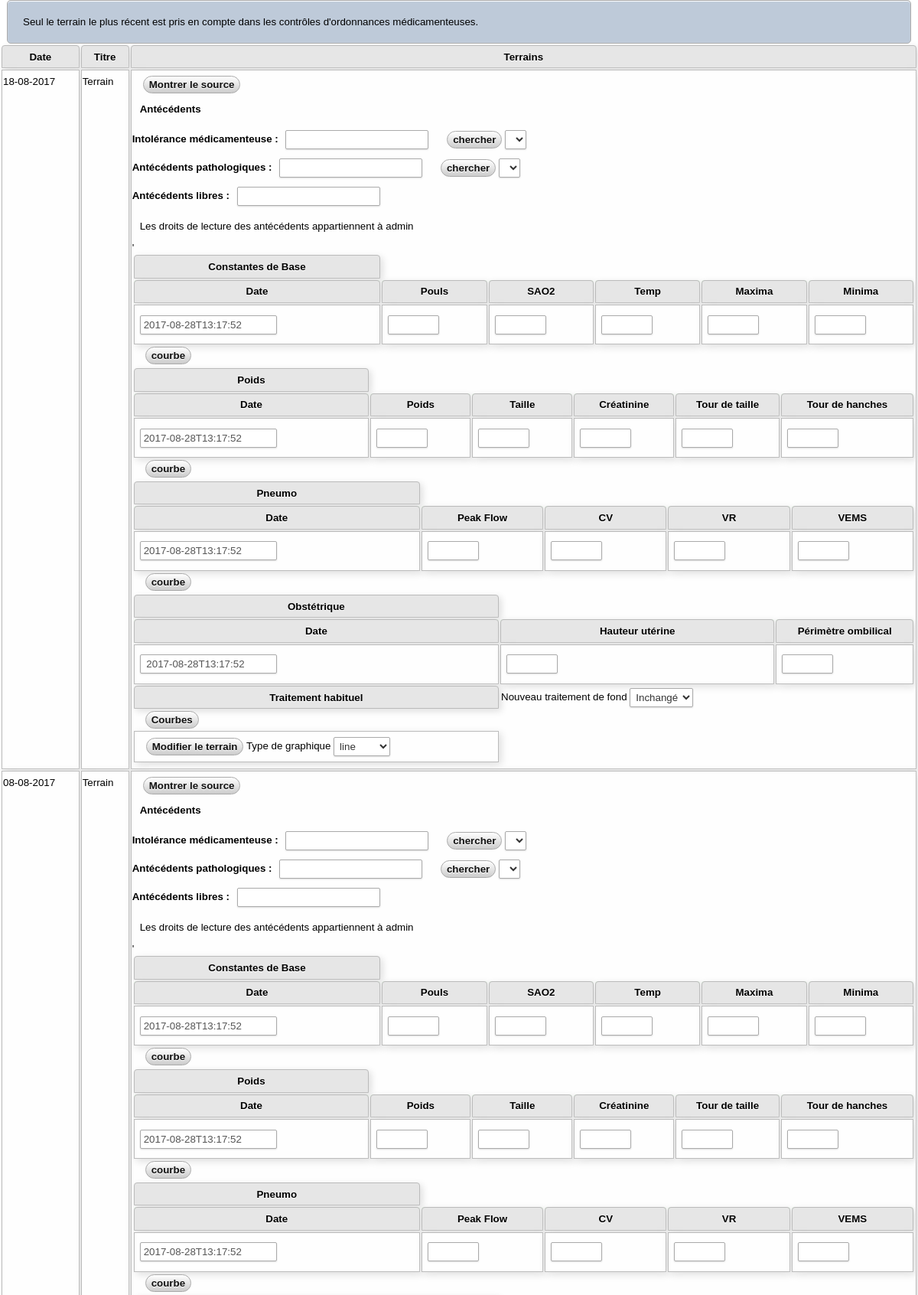
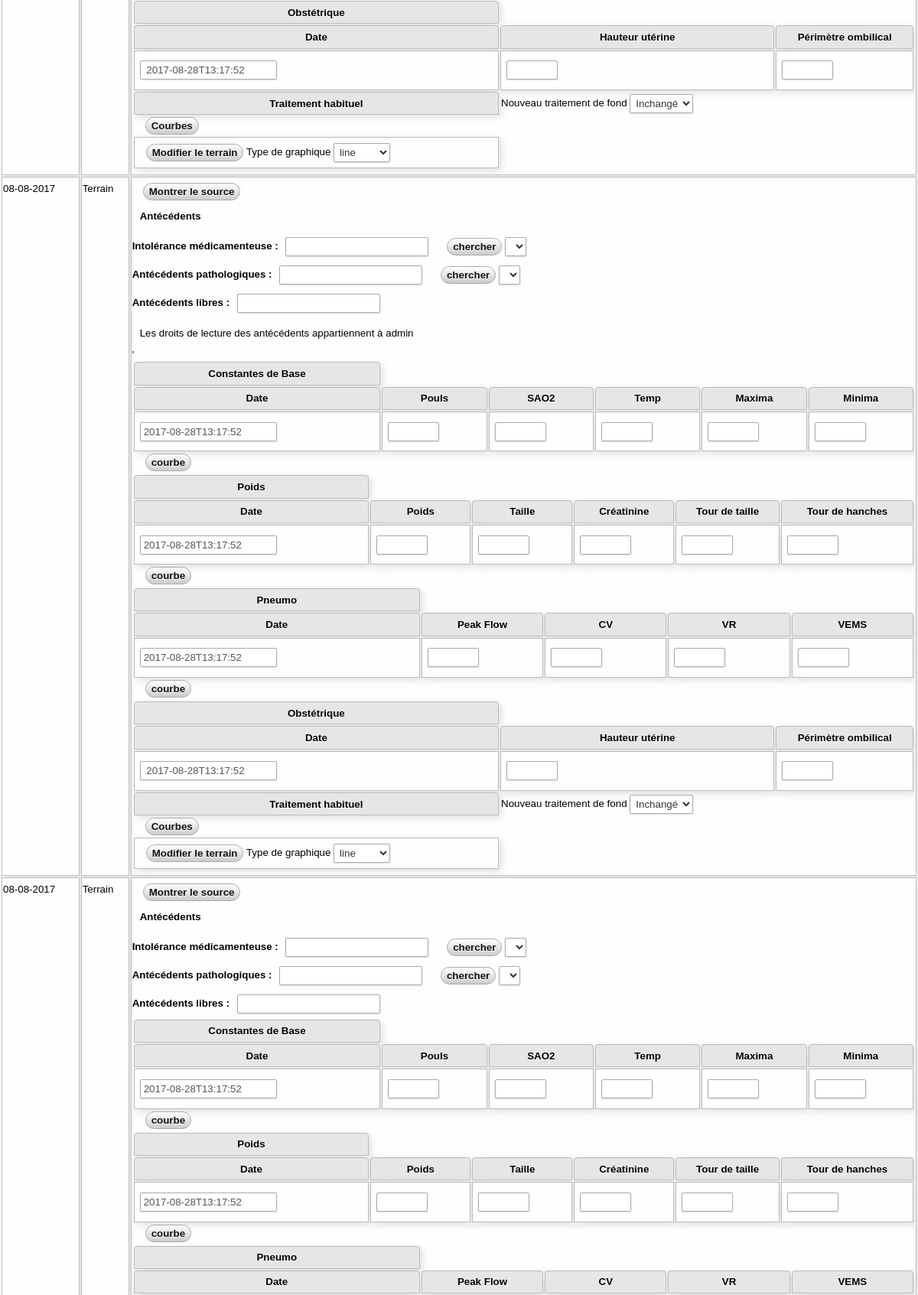
Page /tableaux.php?affichage=terrains&GUID=a428e9c0-4496-4a4a-b783-e95ead91f17a (signed in, upper part) on the committed database (2 pictures, top to bottom).
### tables this page shows
CREATE TABLE IF NOT EXISTS `rubriqueshead` (
  `RbDate_PrimKey` bigint(20) UNSIGNED NOT NULL AUTO_INCREMENT,
  `RbDate_IDDos` varchar(36) DEFAULT NULL,
  `RbDate_TypeRub` int(11) DEFAULT NULL,
  `RbDate_NomDate` varchar(50) DEFAULT NULL,
  `RbDate_SubTypeRub` varchar(50) DEFAULT NULL,
  `RbDate_Date` datetime DEFAULT NULL,
  `RbDate_CreateUser` varchar(32) DEFAULT NULL,
  `RbDate_CreateSignUser` varchar(32) DEFAULT '',
  `RbDate_Fin` datetime DEFAULT NULL,
  `RbDate_DureeMod` bigint(20) DEFAULT NULL,
  `RbDate_Prop_0` varchar(40) DEFAULT NULL,
  `RbDate_Prop_1` varchar(40) DEFAULT NULL,
  `RbDate_Prop_2` varchar(40) DEFAULT NULL,
  `RbDate_Prop_3` varchar(40) DEFAULT NULL,
  `RbDate_Prop_4` varchar(40) DEFAULT NULL,
  `RbDate_Duree` bigint(20) UNSIGNED DEFAULT NULL,
  `RbDate_Ref_NumDoss` bigint(20) UNSIGNED DEFAULT NULL,
  `RbDate_RefBlobs_PrimKey` bigint(20) DEFAULT NULL,
  PRIMARY KEY (`RbDate_PrimKey`),
  KEY `RbDate_NumDossIndex` (`RbDate_Ref_NumDoss`),
  KEY `RbDate_GuidDossIndex` (`RbDate_IDDos`)
);

CREATE TABLE IF NOT EXISTS `rubriquesblobs` (
  `RbDate_PrimKey` bigint(20) NOT NULL AUTO_INCREMENT,
  `RbDate_DataRub` longblob,
  `RbDate_IDDos` varchar(36) DEFAULT NULL,
  PRIMARY KEY (`RbDate_PrimKey`),
  KEY `RbDate_BlobsIDDosIndex` (`RbDate_IDDos`)
);

### config.php (called while the page is built, shortened)
<?php
$fontsize="10";
$date_format='fr';
?>

### tableaux.php (the view, shortened to what this page needs)
<?php
include("config.php");
$tab_login=explode("::",$_SESSION['login']);
$user=$tab_login[0];
if (!$_GET['GUID'])
{
  header('location: liste.php' );
  exit;
}
else
  $patient=$_GET['GUID'];
try {
    $strConnection = 'mysql:host='.$host.';dbname='.$base;
    $arrExtraParam= array(PDO::MYSQL_ATTR_INIT_COMMAND => "SET NAMES utf8");
    $pdo = new PDO($strConnection, $loginbase, $pwd, $arrExtraParam);
    $pdo->setAttribute(PDO::ATTR_ERRMODE, PDO::ERRMODE_EXCEPTION);
}
catch(PDOException $e) {
    $msg = 'ERREUR PDO dans ' . $e->getFile() . ' L.' . $e->getLine() . ' : ' . $e->getMessage();
    die($msg);
}
try {
    $strConnection = 'mysql:host='.$host.';dbname='.$base_compta;
    $arrExtraParam= array(PDO::MYSQL_ATTR_INIT_COMMAND => "SET NAMES utf8");
    $pdocompta = new PDO($strConnection, $loginbase, $pwd, $arrExtraParam);
    $pdocompta->setAttribute(PDO::ATTR_ERRMODE, PDO::ERRMODE_EXCEPTION);
}
catch(PDOException $e) {
    $msg = 'ERREUR PDO dans ' . $e->getFile() . ' L.' . $e->getLine() . ' : ' . $e->getMessage();
    die($msg);
}
$sql=$pdo->prepare('SELECT * FROM IndexNomPrenom WHERE FchGnrl_IDDos=?');
$sql->bindValue(1, $patient, PDO::PARAM_STR);
$sql->execute();
$ligne=$sql->fetch(PDO::FETCH_ASSOC);
$nom=$ligne["FchGnrl_NomDos"];
$prenom=$ligne["FchGnrl_Prenom"];
include("inc/header.php");
function iso_to_local($date,$date_format)
{
  $list_date=explode ("-",$date);
  if ($date_format=='fr')
  {
    $date=$list_date[2].'-'.$list_date[1].'-'.$list_date[0];
  }
  elseif ($date_format=='en')
    $date=$list_date[1].'-'.$list_date[2].'-'.$list_date[0];
  return $date;
}
?>
<?php
include 'calendar_javascript.php';
?>
  </head>
  <body style="font-size:<?php echo $fontsize; ?>pt" >
    <div class="conteneur">
<?php
$sql_global=$pdo->prepare('SELECT * FROM RubriquesHead WHERE RbDate_IDDos=? ORDER BY RbDate_Date DESC');
$sql_global->bindValue(1, $patient, PDO::PARAM_STR);
$sql_global->execute();
$ligne_global=$sql_global->fetchAll(PDO::FETCH_ASSOC);
if (isset($_GET['affichage']))
  $affichage=$_GET['affichage'];
else
  $affichage="";
if (!$_GET['GUID'])
{
  header('location: liste.php' );
  exit;
}
else
  $patient=$_GET['GUID'];
$critere_recherche='';
$cle='';
$mode_recherche='';
$rubriques_presentes=array ();
foreach ($ligne_global AS $this_ligne_global)
{
  if (!in_array ($this_ligne_global['RbDate_TypeRub'],$rubriques_presentes))
  {
    $rubriques_presentes[]=$this_ligne_global['RbDate_TypeRub'];
  }
}
if ($affichage=="listes" or $mode_recherche)
{
  if (isset ($rubrique_perso))
  {
      $compteur_types=0;
      foreach ($rubrique_perso AS $this_rubrique_perso)
      {
	$compteur_types++;
      }
    for ($i=0;$i< $compteur_types;$i++)
    {
      $this_rubrique_perso=explode('|',$rubrique_perso[$i]);
      $doc_perso[$this_rubrique_perso[2]]="";
    }
  }
    $sql_chercher_contenu=$pdo->prepare('SELECT RbDate_DataRub FROM RubriquesBlobs WHERE RbDate_PrimKey LIKE ?');
 foreach ($ligne_global AS $this_ligne_global)
  {
    $date_courte=substr($this_ligne_global["RbDate_Date"],0,10);
    $date_bon_ordre=iso_to_local($date_courte,$date_format);
    foreach ($rubrique_perso AS $this_rubrique_perso)
    {
      $tableau_rubrique_perso=explode ('|',$this_rubrique_perso);
      $type_num=$tableau_rubrique_perso[2];
      if ($this_ligne_global["RbDate_TypeRub"]==$type_num)
      {
	if ($critere_recherche)
	{
	  if ($critere_recherche==$type_num)
	  {
	    $primkey=$this_ligne_global["RbDate_RefBlobs_PrimKey"];
	    $sql_chercher_contenu->bindValue(1, $user, PDO::PARAM_STR);
            $sql_chercher_contenu->execute();
            $ligne_chercher_contenu->fetch(PDO::FETCH_ASSOC);
            $ligne_chercher_contenu->closeCursor();
	    if (stripos($ligne_chercher_contenu['RbDate_DataRub'],$cle))
	    {
	      $doc_perso[$type_num]=$doc_perso[$type_num]."<a href=\"consultation.php?numeroID=".$patient."&amp;date=".$date_courte."&amp;nom=".$nom."&amp;prenom=".$prenom."\">".$date_bon_ordre.'</a> '.$this_ligne_global["RbDate_NomDate"].'<br />';
	    }
	  }
	}
	else
	{
	  $doc_perso[$type_num]=$doc_perso[$type_num]."<a href=\"consultation.php?numeroID=".$patient."&amp;date=".$date_courte."&amp;nom=".$nom."&amp;prenom=".$prenom."\">".$date_bon_ordre.'</a> '.$this_ligne_global["RbDate_NomDate"].'<br />';
	}
      }
    }
  }
?>
	  <table>
	      <tr>
<?php
  if ($affichage=="listes")
  {
?>
		<th class="fond_th">
		  Honoraires
		</th>
<?php
  }
  if (isset ($rubrique_perso))
  {
      $compteur_types=0;
      foreach ($rubrique_perso AS $this_rubrique_perso)
      {
	$compteur_types++;
      }
    if ($affichage=="listes")
    {
      for ($i=0;$i< $compteur_types;$i++)
      {
	$this_rubrique_perso=explode('|',$rubrique_perso[$i]);
	if (in_array($this_rubrique_perso[2],$rubriques_presentes))
	{
?>
		<th class="fond_th">
		  <?php echo $this_rubrique_perso[0] ?>
		</th>
<?php
	}
      }
    }
    else
    {
      foreach ($rubrique_perso AS $this_rubrique_perso)
      {
	$rubriques=explode('|',$this_rubrique_perso);
	if (in_array($critere_recherche,$rubriques))
	{
	  echo "
		<th class=\"fond_th\">
		  $rubriques[0] contenant $cle
		</th>";
	}
      }
    }
  }
?>
	      </tr>
	      <tr>
<?php
  if ($affichage=="listes")
  {
    echo "
		<td style='vertical-align:top' class=\"fond_td\">";
    $sql_chercher_hono=$pdocompta->prepare('SELECT * FROM honoraires WHERE GUID=? ORDER BY date DESC');
    $sql_chercher_hono->bindValue(1, $patient, PDO::PARAM_STR);
    $sql_chercher_hono->execute();
    {
        while ($ligne_chercher_hono=$sql_chercher_hono->fetch(PDO::FETCH_ASSOC)):
	  echo '<a href="compta/saisie_hono.php?bouton_modifier_hono='.$ligne_chercher_hono['id_hono'].'">'.iso_to_local($ligne_chercher_hono['date'],$date_format)."</a> - ";
	  if ($ligne_chercher_hono['esp']) echo $ligne_chercher_hono['esp']." (esp)<br />";
	  if ($ligne_chercher_hono['chq']) echo $ligne_chercher_hono['chq']." (ch)<br />";
	  if ($ligne_chercher_hono['cb']) echo $ligne_chercher_hono['cb']." (cb)<br />";
	  if ($ligne_chercher_hono['daf']) echo $ligne_chercher_hono['daf']." (DAF)<br />";
	  if ($ligne_chercher_hono['autre']) echo $ligne_chercher_hono['autre']." (autre)<br />";
	  if ($ligne_chercher_hono['du']) echo $ligne_chercher_hono['du']." (dû)<br />";
	endwhile;
    }
    $sql_chercher_hono->closeCursor();
?>
		</td>
<?php
  }
  if (isset ($rubrique_perso))
  {
    for ($i=0;$i< $compteur_types;$i++)
    {
      $this_rubrique_perso=explode('|',$rubrique_perso[$i]);
      $type_num=$this_rubrique_perso[2];
      if ($doc_perso[$type_num])
      {
?>
		  <td valign="top" align="left" class="fond_td">
<?php
      echo "
		  ".$doc_perso[$type_num];
?>
		    </td>
<?php
      }
    }
  }
?>
	      </tr>
	    </table>
<?php
}
elseif ($affichage=="terrains")
{
  list ($jour_debut,$mois_debut,$annee_debut)=explode ("-",date('d-m-Y', date('U')));
  $heure=date(date ('H:i:s',date('U')));
  $maintenant=$annee_debut.'-'.$mois_debut.'-'.$jour_debut."T".$heure;
?>
<div class="information">
Seul le terrain le plus récent est pris en compte dans les contrôles d'ordonnances médicamenteuses.
</div>
	   <table>
	      <tr>
		<th class="fond_th">
		  Date
		</th>
		<th class="fond_th">
		  Titre
		</th>
		<th class="fond_th">
		  Terrains
		</th>
	      </tr>
<?php
  $sql3=$pdo->prepare("SELECT * FROM RubriquesHead INNER JOIN RubriquesBlobs ON RubriquesHead.RbDate_RefBlobs_PrimKey=RubriquesBlobs.RbDate_PrimKey WHERE RubriquesHead.RbDate_IDDos=? AND RbDate_TypeRub='20060000' ORDER BY RbDate_Date DESC");
  $sql3->bindValue(1, $patient, PDO::PARAM_STR);
  $sql3->execute();
  $ligne3_all=$sql3->fetchAll(PDO::FETCH_ASSOC);
  if (count($ligne3_all))
  {
    $i=0;
    foreach ($ligne3_all AS $ligne3)
    {
      $i++;
      $expr2="`\<\?xml(.*)`i";
      $date_courte=substr($ligne3['RbDate_Date'],0,10);
      $date_bon_ordre=iso_to_local($date_courte,$date_format);
      $titre=$ligne3['RbDate_NomDate'];
      echo "
	      <tr>
		<td valign=\"top\" class=\"fond_td\">
		  ".$date_bon_ordre."
		</td>
		<td valign=\"top\" class=\"fond_td\">
		  ".$titre."
		</td>
		<td align=\"left\" valign=\"top\" class=\"fond_td\">";
?>
		  <form action="validation_terrain.php" id="form_terrain<?php echo $i ?>" method="post">
<?php
      $terrain=$ligne3['RbDate_DataRub'];
      $terrain=str_replace("\r","\n",$terrain);
      $terrain=preg_replace($expr2,"",$terrain);
      $split_terrain=explode("\n", $terrain);
      $fin_table='';
      $fin_titre='';
      $atcd='';
      $num_tableau=0;
      $proprietes=0;
      $flag_traitement=0;
      $num_ligne=0;
      ?>
      <div id="hide_terrain_brut<?php echo $ligne3['RbDate_PrimKey']?>" >
      <input type="button" name="button_show_hide" value="Montrer le source" onclick="showSource(<?php echo $ligne3['RbDate_PrimKey']?>)" />
      </div>
      <?php
      $titles='';
      $dates='';
      $values='';
      foreach ($split_terrain AS $ligne_brut)
      {
        if (preg_match("`\[Ant`",$ligne_brut))
        {
?>
		    <p>
		      <strong>Ant&eacute;c&eacute;dents</strong>
		    </p>
		    <div>
		      <label for="text_chercher_intolerance<?php echo $i ?>">
			<strong>Intolérance médicamenteuse :</strong>
		      </label>
		      <input name="text_chercher_intolerance" id="text_chercher_intolerance<?php echo $i ?>" type="text" onkeyup="request(readData,<?php echo $i ?>);" />
		      <input name="button_chercher_intolerance" type="button" value="chercher"  onclick="request(readData,<?php echo $i ?>);"/>
		      <select name="select_intolerance" id="select_intolerance<?php echo $i ?>" onchange="showButton('hide_intolerance_details<?php echo $i ?>')">
		      <option></option>
		      </select>
		    </div>
		    <div>
		      <label for="text_chercher_atcd<?php echo $i ?>">
			<strong>Antécédents pathologiques :</strong>
		      </label>
		      <input name="text_chercher_atcd" id="text_chercher_atcd<?php echo $i ?>" type="text" onkeyup="request_atcd(readData_atcd,<?php echo $i ?>);" />
		      <input name="button_chercher_atcd" type="button" value="chercher"  onclick="request_atcd(readData_atcd,<?php echo $i ?>);"/>
		      <select name="select_atcd" id="select_atcd<?php echo $i ?>"  onchange="showButton('hide_atcd_details<?php echo $i ?>')">
		      <option></option>
		      </select>
		      <br />
		      <label for="text_atcd_libre<?php echo $i ?>">
			<strong>Antécédents libres :</strong>
		      </label>
		      <input name="text_atcd_libre" id="text_atcd_libre<?php echo $i ?>" type="text"  onchange="showButton('hide_text_details<?php echo $i ?>')"/>
		    </div>
<?php
          $atcd=1;
        }
        elseif (preg_match("`(\[Obst)`",$ligne_brut))
        {
          $atcd="";
?>
<?php
        }
	elseif ($atcd==1)
        {
          $lecture_atcd="";
          $login_possesseur_terrain=$ligne3['RbDate_CreateSignUser'];
?>
<?php
          if (!$lecture_atcd)
          {
?>
		    <p>
		      Les droits de lecture des ant&eacute;c&eacute;dents appartiennent &agrave; <?php echo $login_possesseur_terrain ?>
		    </p>'
<?php
          }
        }
?>
<?php
        if (preg_match("`(\[VAR )`",$ligne_brut) AND $proprietes==0)
        {
	  $num_last_line=$num_ligne;
	  $num_ligne=0;
          if ($fin_table)
          {
?>
		    </tr>
		    <tr>
		      <td class="fond_td">
			<input name="date[<?php echo $num_tableau-1 ?>][<?php echo $num_last_line ?>]" type="text" value="<?php echo $maintenant ?>" size="19" maxlength="19"/>
		      </td>
<?php
            for ($n=0;$n<$nombre_de_colonnes[$num_tableau];$n++)
            {
?>
		      <td class="fond_td">
			<input name="tableau_variables[<?php echo $num_tableau-1 ?>][<?php echo $num_last_line ?>][<?php echo $n ?>]" type="text" size="5" maxlength="5"/>
		      </td>
<?php
            }
?>
                    </tr>
                      <tr>
                      <td>
                        <input type="button" value="courbe" onclick="plot('<?php echo $titre_propre ?>','<?php echo $titles ?>','<?php echo $dates ?>','<?php echo $values ?>')" />
<?php $titles='';$dates='';$values='' ?>
                      </td>
 		    </tr>
		  </table>
<?php
            $fin_table="";
          }
          $titre_propre=preg_replace("`\[VAR`","",$ligne_brut);
          $titre_propre=preg_replace("`]`","",$titre_propre);
?>
		    <table>
		      <tr>
			<th class="fond_th">
			  <?php echo $titre_propre ?>
			</th>
		      </tr>
		      <tr style="background:#DDFFDD">
			<th class="fond_th">
			  Date
			</th>
<?php
          $num_tableau++;
          $nombre_de_colonnes[$num_tableau]=0;
        }
        if (preg_match ("`Mod`i",$ligne_brut) AND $flag_traitement==0)
        {
	  $nombre_de_colonnes[$num_tableau]=$nombre_de_colonnes[$num_tableau]+1;
          $split_modele=explode(",",$ligne_brut);
?>
			<th class="fond_th">
			  <?php echo $split_modele[1] ;if ($titles!='') $titles.='|'.$split_modele[1] ; else $titles=$split_modele[1] ; ?>
			</th>
<?php
          $fin_titre=1;
          $fin_table=1;
        }
?>
<?php
        if (preg_match("`\[Traitement]`i",$ligne_brut))
        {
	  $proprietes=0;
	  $flag_traitement=1;
          if ($fin_titre)
          {
            echo "
		      </tr>";
            $fin_titre="";
          }
          if ($fin_table)
          {
?>
		      <tr>
			<td class="fond_td">
			  <input name="date[<?php echo $num_tableau-1 ?>][<?php echo $num_ligne ?>]" type="text" value=" <?php echo $maintenant ?>" size="19" maxlength="19"/>
			</td>
<?php
            for ($n=1;$n<=$nombre_de_colonnes[$num_tableau];$n++)
            {
?>
			<td class="fond_td">
			  <input name="tableau_variables[<?php echo $num_tableau-1 ?>][<?php echo $num_ligne ?>][<?php echo $n ?>]" type="text" size="5" maxlength="5"/>
			</td>
<?php
            }
?>
</tr>
<tr>
			<th class="fond_th">
			  Traitement habituel
			</th>
			<td>Nouveau traitement de fond
			  <select name="select_ordo">
			    <option value='X'>Inchangé
			    </option>
			  </select>
			</td>
		      </tr>
                      <tr>
                        <td>
                          <input type="button" value="Courbes" onclick="plot('<?php echo $titre_propre ?>','<?php echo $titles ?>','<?php echo $dates ?>','<?php echo $values ?>')" />
                        </td>
                      </tr>
		      <tr>
			<td class="fond_td">
			  <input name="bouton_modifier_terrain" type="submit" value="Modifier le terrain" title="Les modifications tiennent compte des variables de suivi, de la grossesse et de l'allaitement"/>
			  <label for="typeGraphique" >Type de graphique</label>
			  <select id="typeGraphique">
                            <option value="line">line</option>
			  </select>
			</td>
		      </tr>
		    </table>
		  </form>
<?php
            $fin_table="";
          }
        }
        if (preg_match("`\[Propri`i",$ligne_brut))
	{
	  $proprietes=1;
	}
      }
?>
		</td>
	      </tr>
<?php
    }
  }
?>
	    </table>
<?php
}
include("inc/footer.php");
?>

### rows in the picture
rubriqueshead: RbDate_Date "18-08-2017", RbDate_NomDate "Terrain", RbDate_CreateSignUser "admin", titre_propre "Constantes de Base", split_modele "Pouls", split_modele "SAO2", split_modele "Temp", split_modele "Maxima", split_modele "Minima", titre_propre "Poids", split_modele "Poids", split_modele "Taille", split_modele "Créatinine", split_modele "Tour de taille", split_modele "Tour de hanches", titre_propre "Pneumo", split_modele "Peak Flow", split_modele "CV", split_modele "VR", split_modele "VEMS", titre_propre "Obstétrique", split_modele "Hauteur utérine", split_modele "Périmètre ombilical"
rubriqueshead: RbDate_Date "08-08-2017", RbDate_NomDate "Terrain", RbDate_CreateSignUser "admin", titre_propre "Constantes de Base", split_modele "Pouls", split_modele "SAO2", split_modele "Temp", split_modele "Maxima", split_modele "Minima", titre_propre "Poids", split_modele "Poids", split_modele "Taille", split_modele "Créatinine", split_modele "Tour de taille", split_modele "Tour de hanches", titre_propre "Pneumo", split_modele "Peak Flow", split_modele "CV", split_modele "VR", split_modele "VEMS", titre_propre "Obstétrique", split_modele "Hauteur utérine", split_modele "Périmètre ombilical"
rubriqueshead: RbDate_Date "08-08-2017", RbDate_NomDate "Terrain", RbDate_CreateSignUser "admin", titre_propre "Constantes de Base", split_modele "Pouls", split_modele "SAO2", split_modele "Temp", split_modele "Maxima", split_modele "Minima", titre_propre "Poids", split_modele "Poids", split_modele "Taille", split_modele "Créatinine", split_modele "Tour de taille", split_modele "Tour de hanches", titre_propre "Pneumo", split_modele "Peak Flow", split_modele "CV", split_modele "VR", split_modele "VEMS", titre_propre "Obstétrique", split_modele "Hauteur utérine", split_modele "Périmètre ombilical"
rubriqueshead: RbDate_Date "08-08-2017", RbDate_NomDate "Terrain", rubriquesblobs.RbDate_DataRub "Constantes de Base", rubriquesblobs.RbDate_DataRub "Pouls", rubriquesblobs.RbDate_DataRub "SAO2", rubriquesblobs.RbDate_DataRub "Temp", rubriquesblobs.RbDate_DataRub "Maxima", rubriquesblobs.RbDate_DataRub "Minima", rubriquesblobs.RbDate_DataRub "Poids", rubriquesblobs.RbDate_DataRub "Taille", rubriquesblobs.RbDate_DataRub "Créatinine", rubriquesblobs.RbDate_DataRub "Tour de taille", rubriquesblobs.RbDate_DataRub "Tour de hanches", rubriquesblobs.RbDate_DataRub "Pneumo", rubriquesblobs.RbDate_DataRub "Peak Flow", rubriquesblobs.RbDate_DataRub "CV", rubriquesblobs.RbDate_DataRub "VR", rubriquesblobs.RbDate_DataRub "VEMS"
